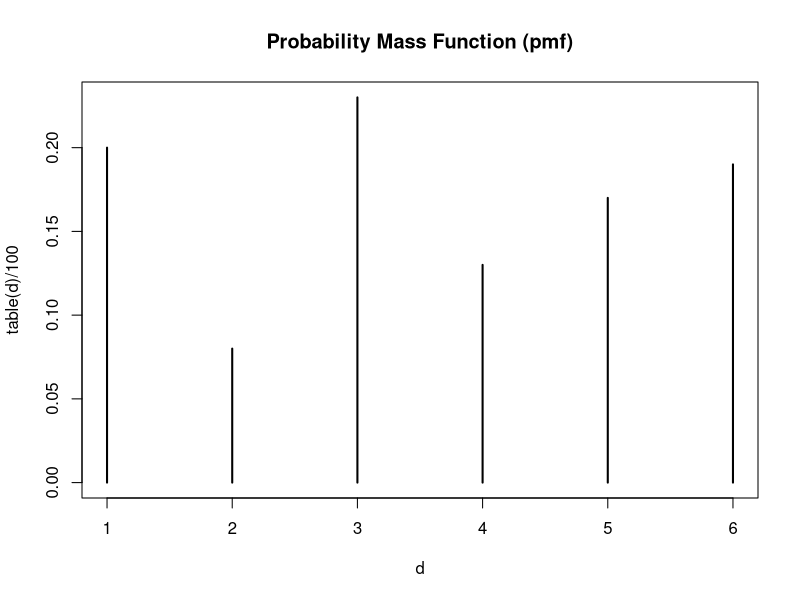
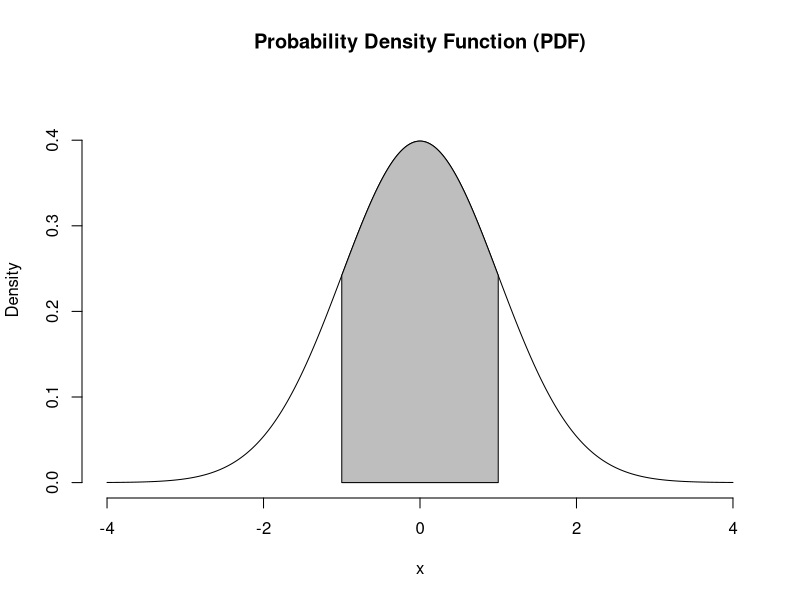
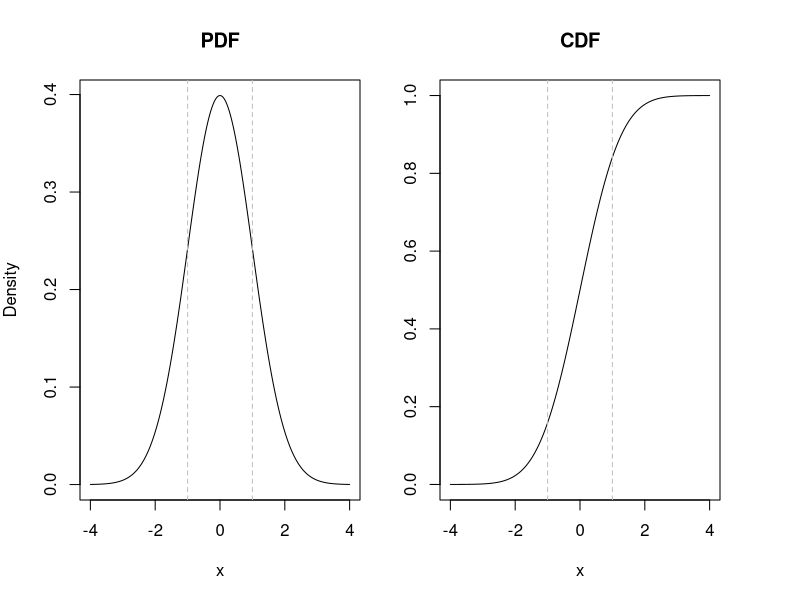

The R source for these figures, in order:
## ---- chunk 1
# d for dice
d <- sample(1:6, size = 100, replace = TRUE)
d
## ---- chunk 2
table(d) / 100
plot(table(d) / 100)

# Add a title
title("Probability Mass Function (pmf)")
## ---- chunk 3
d <- sample(1:6, size = 1000000, replace = TRUE)
table(d) / 1000000
## ---- chunk 4
# Generate x values for the range of interest
x <- seq(-4, 4, 0.01)

# Compute corresponding y values using the standard normal density function
y <- dnorm(x, mean = 0, sd = 1)

# Create a blank plot with the desired x-axis limits and y-axis labels
plot(x, y, type = "l", xlab = "x", ylab = "Density", xlim = c(-4, 4), ylim = c(0, 0.45), axes = F)

# Fill the region between -1 and 1 with gray color
polygon(c(-1, x[x >= -1 & x <= 1], 1), c(0, y[x >= -1 & x <= 1], 0), col = "gray")

axis(1)
axis(2)

# Add a title
title("Probability Density Function (PDF)")
## ---- chunk 5
# Generate x values for the range of interest
x <- seq(-4, 4, 0.01)

# Compute corresponding y values for PDF and CDF
PDF <- dnorm(x, mean = 0, sd = 1)
CDF <- pnorm(x, mean = 0, sd = 1)

# Set up a layout with two plots side by side
layout(matrix(c(1, 2), nrow = 1, ncol = 2), widths = c(0.5, 0.5))

# Plot PDF on the left
par(mar = c(5, 4, 4, 2))
plot(x, PDF, type = "l", xlab = "x", ylab = "Density", main = "PDF")
abline(v = c(-1, 1), lty = 2, col = "gray")  # Add vertical lines at -1 and 1

# Plot CDF on the right
par(mar = c(5, 2, 4, 4))
plot(x, CDF, type = "l", xlab = "x", ylab = "Probability", main = "CDF")
abline(v = c(-1, 1), lty = 2, col = "gray")  # Add vertical lines at -1 and 1
